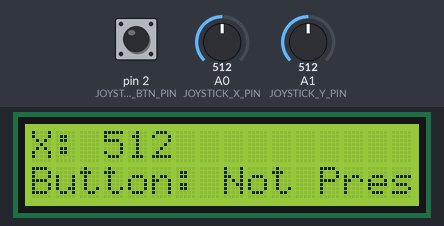
This sketch was run on a simulated Arduino Uno, built with avr-gcc and run on an emulated ATmega328P. Parts: 16×2 character LCD. Inputs (shaded band) come from the test bench; at power-on: pin 2 (JOYSTICK_BTN_PIN) HIGH, A0 (JOYSTICK_X_PIN) = 512, A1 (JOYSTICK_Y_PIN) = 512. What the sketch prints to the serial monitor is not drawn.

Above: at 3.2 s.
3.3 s: pin 2 (JOYSTICK_BTN_PIN) pulled LOW for 0.65 s
At 4.1 s:
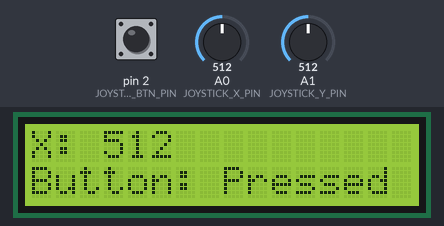
5.7 s: A0 (JOYSTICK_X_PIN) set to 716
At 7.0 s:
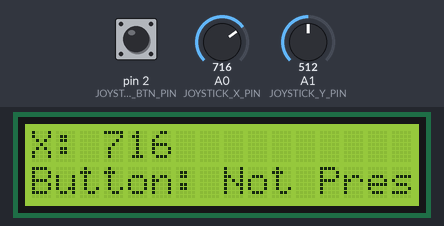
7.3 s: pin 2 (JOYSTICK_BTN_PIN) pulled LOW for 1 s
At 8.2 s:
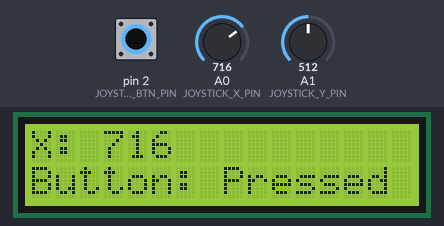
10.0 s: A0 (JOYSTICK_X_PIN) set to 900
At 10.4 s:
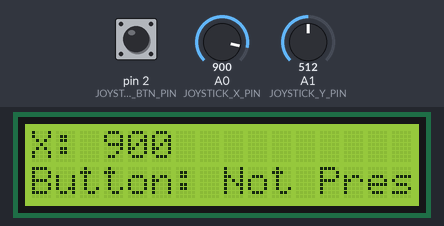
11.6 s: A0 (JOYSTICK_X_PIN) set to 1023
At 13.1 s:
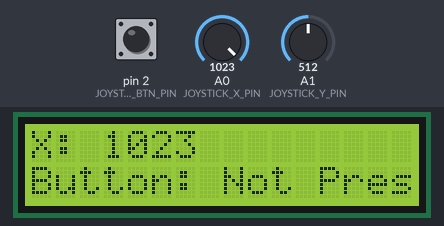
Timing chart, 0 to 14.2 s (numbered marks = the images above; inputs shaded):
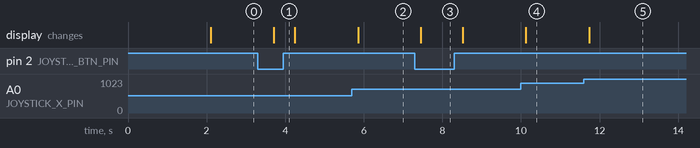

The sketch:

end_project_ebsy.ino
```cpp
#include <LiquidCrystal_I2C.h>
#include <Wire.h>

LiquidCrystal_I2C lcd(0x27, 16, 2);

const int JOYSTICK_X_PIN = A0;
const int JOYSTICK_Y_PIN = A1;
const int LCD_SDA_PIN = A2;
const int LCD_SCL_PIN = A3;
const int JOYSTICK_BTN_PIN = 2;

int xValue = 0;
int yValue = 0;
int btnState = 0;

void setup() {
  lcd.init();
  lcd.backlight();

  pinMode(JOYSTICK_BTN_PIN, INPUT_PULLUP);

  lcd.setCursor(0, 0);
  lcd.print("Joystick Demo");
  delay(2000);

  Serial.begin(9600);
}

void loop() {
  xValue = analogRead(JOYSTICK_X_PIN);
  yValue = analogRead(JOYSTICK_Y_PIN);
  btnState = digitalRead(JOYSTICK_BTN_PIN);

  lcd.clear();

  // Display the X and Y values
  lcd.setCursor(0, 0);
  lcd.print("X: ");
  lcd.print(xValue);

  lcd.setCursor(0, 1);  // Move to second row
  lcd.print("Y: ");
  lcd.print(yValue);

  // Display the button state (pressed or not pressed)
  lcd.setCursor(0, 2);
  lcd.print("Button: ");
  if (btnState == LOW) {
    lcd.print("Pressed");
  } else {
    lcd.print("Not Pressed");
  }

  Serial.print("X: ");
  Serial.print(xValue);
  Serial.print(", Y: ");
  Serial.print(yValue);
  Serial.print(", Button: ");

  if (btnState == LOW) {
    Serial.println("Pressed");
  } else {
    Serial.println("Not Pressed");
  }

  delay(500);
}
```

Measured:
- after the input at 3.3 s, the display: changes after 0.41 s (image 1)
- after the input at 5.7 s, the display: changes after 0.15 s (image 2)
- after the input at 7.3 s, the display: changes after 0.16 s (image 3)
- after the input at 10.0 s, the display: changes after 0.13 s (image 4)
- after the input at 11.6 s, the display: changes after 0.13 s (image 5)
